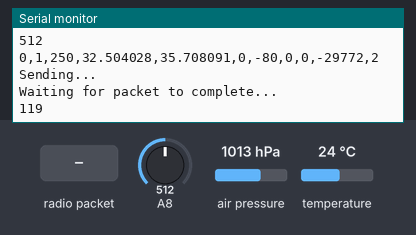
Recording of a sketch running on a simulated Arduino Mega 2560, built with avr-gcc and run on an emulated ATmega2560. Shown: the last lines printed to the serial monitor. The test bench sets the inputs (shaded band); at power-on: air pressure 1013 hPa, A8 = 512, temperature 24 °C. No radio packets arrive unless stated.

Above: at 1.3 s.
1.4 s: radio packet "1" arrives
At 1.55 s:
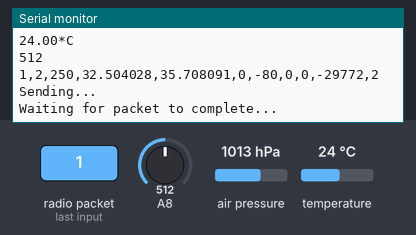
2.9 s: air pressure set to 952 hPa
At 4.66 s:
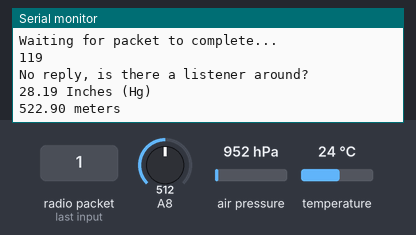
9.3 s: A8 set to 716
At 10.4 s:
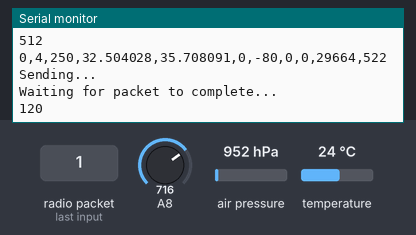
10.8 s: temperature set to 12 °C
At 11.17 s:
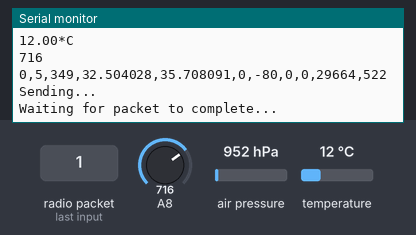
12.3 s: radio packet "0" arrives
At 13.5 s:
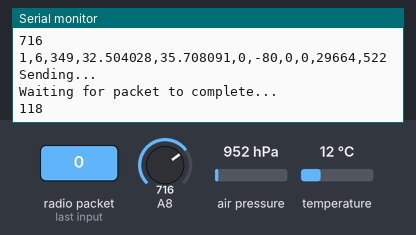
13.8 s: A8 set to 900
At 15.67 s:
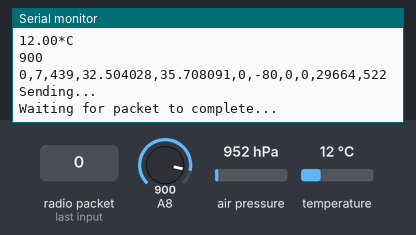
Timing chart, 0 to 16.3 s (numbered marks = the images above; inputs shaded):
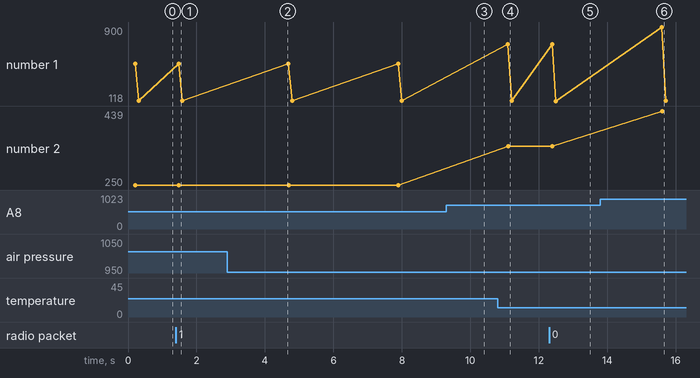

The sketch:

TX_LORA_GPS.ino
```cpp
#include <SPI.h>
#include <RH_RF95.h>
#include <TinyGPS++.h>
#include <Wire.h>
#include <Adafruit_MPL3115A2.h>

Adafruit_MPL3115A2 baro = Adafruit_MPL3115A2();

// Singleton instance of the radio driver
#define RFM95_CS 48
#define RFM95_RST 49
#define RFM95_INT 2
#define RF95_FREQ 434.0
RH_RF95 rf95(RFM95_CS, RFM95_INT);

TinyGPSPlus gps;
float lat, lon, alt;
uint32_t ilat, ilon, ialt;
int count = 0;
unsigned long t1, t2;
int x = 1234;
bool recive = 0;
int AR;

void setup()
{
  pinMode(RFM95_RST, OUTPUT);
  digitalWrite(RFM95_RST, HIGH);
  lat = 32.504030;
  lon = 35.708090;
  while (!Serial);
  Serial.begin(9600);
  Serial1.begin(9600);
  delay(100);

  Serial.println("Arduino LoRa TX Test!");

  // manual reset
  digitalWrite(RFM95_RST, LOW);
  delay(10);
  digitalWrite(RFM95_RST, HIGH);
  delay(10);

  while (!rf95.init()) {
    Serial.println("LoRa radio init failed");
    while (1);
  }
  Serial.println("LoRa radio init OK!");

  // Defaults after init are 434.0MHz, modulation GFSK_Rb250Fd250, +13dbM
  if (!rf95.setFrequency(RF95_FREQ)) {
    Serial.println("setFrequency failed");
    while (1);
  }
  Serial.print("Set Freq to: "); Serial.println(RF95_FREQ);

  // Defaults after init are 434.0MHz, 13dBm, Bw = 125 kHz, Cr = 4/5, Sf = 128chips/symbol, CRC on

  // The default transmitter power is 13dBm, using PA_BOOST.
  // If you are using RFM95/96/97/98 modules which uses the PA_BOOST transmitter pin, then
  // you can set transmitter powers from 5 to 23 dBm:
  rf95.setTxPower(23, false);

  if (! baro.begin()) {
    Serial.println("Couldnt find sensor");
    while (1);
  }
}

int16_t packetnum = 0;  // packet counter, we increment per xmission

void loop()
{
  char radiopacket[70] = {0} ;

  ilat = ((lat - (int)lat) * 1000000);
  ilon = ((lon - (int)lon) * 1000000);
  count++;

  float pascals = baro.getPressure();
  Serial.print(pascals / 3377); Serial.println(" Inches (Hg)");

  float altm = baro.getAltitude();
  Serial.print(altm); Serial.println(" meters");

  float tempC = baro.getTemperature();
  Serial.print(tempC); Serial.println("*C");

  AR = analogRead(A8);
  Serial.println(AR);
  AR = map(AR, 0, 1023, 0, 500);

  sprintf(radiopacket, "%d,%d,%d,%d.%lu,%d.%lu,%d,%d,%d,%d,%d,%d",(int)recive, count,AR, (int)(lat), (uint32_t) ((lat - (int)lat) * 1000000), (int)lon, (uint32_t) ((lon - (int)lon) * 1000000), (int)alt, rf95.lastRssi(), rf95.lastSNR(), (int)pascals, (int)altm, (int)(tempC*10));

  Serial.println(radiopacket);
  //  Serial.print("Sending "); Serial.println(radiopacket);
  //  radiopacket[19] = 0;

  t1 = millis();
  Serial.println("Sending..."); delay(10);
  rf95.send((uint8_t *)radiopacket, 70);

  Serial.println("Waiting for packet to complete..."); delay(10);
  rf95.waitPacketSent();
  t2 = millis();
  Serial.println(t2 - t1);

  // Now wait for a reply
  uint8_t buf[RH_RF95_MAX_MESSAGE_LEN];
  uint8_t len = sizeof(buf);

  //  Serial.println("Waiting for reply..."); delay(10);
  if (rf95.waitAvailableTimeout(3000))
  {
    // Should be a reply message for us now
    if (rf95.recv(buf, &len))
    {
      Serial.print("Got reply: ");
      Serial.println((char*)buf);
      Serial.print("RSSI: ");
      Serial.println(rf95.lastRssi(), DEC);
      Serial.print("snr: ");
      Serial.println(rf95.lastSNR(), DEC);
      recive = 1;
    }
    else
    {
      //      Serial.println("Receive failed");
      recive = 0;
    }
  }
  else
  {
    Serial.println("No reply, is there a listener around?");
    recive = 0;
  }

  //  unsigned long ts = micros();
  //  while (micros() - ts < 1000000) {
  //    getGPSData();
  //  }
}

void getGPSData() {
  if (Serial1.available() > 0) {
    //    Serial.println("gps available");
    gps.encode(Serial1.read());
    if (gps.location.isValid())
    {
      lat = gps.location.lat();
      lon = gps.location.lng();
      alt = gps.altitude.meters();
      //    Serial.print(lat,6);
      //    Serial.print(",");
      //    Serial.println(lon,6);
    }
  }
}
```

Measured:
- after the input at 1.4 s, the serial monitor: prints a new line at once (image 1)
- after the input at 2.9 s, the serial monitor: prints a new line after 1.7 s (image 2)
- after the input at 10.8 s, the serial monitor: prints a new line after 0.29 s (image 4)
- after the input at 12.3 s, the serial monitor: prints a new line at once (image 5)
- after the input at 13.8 s, the serial monitor: prints a new line after 1.8 s (image 6)
- plotted number 1: 119 → 120 after the input at 2.9 s, 119 → 118 after the input at 12.3 s
- plotted number 2: 349 → 439 after the input at 13.8 s
